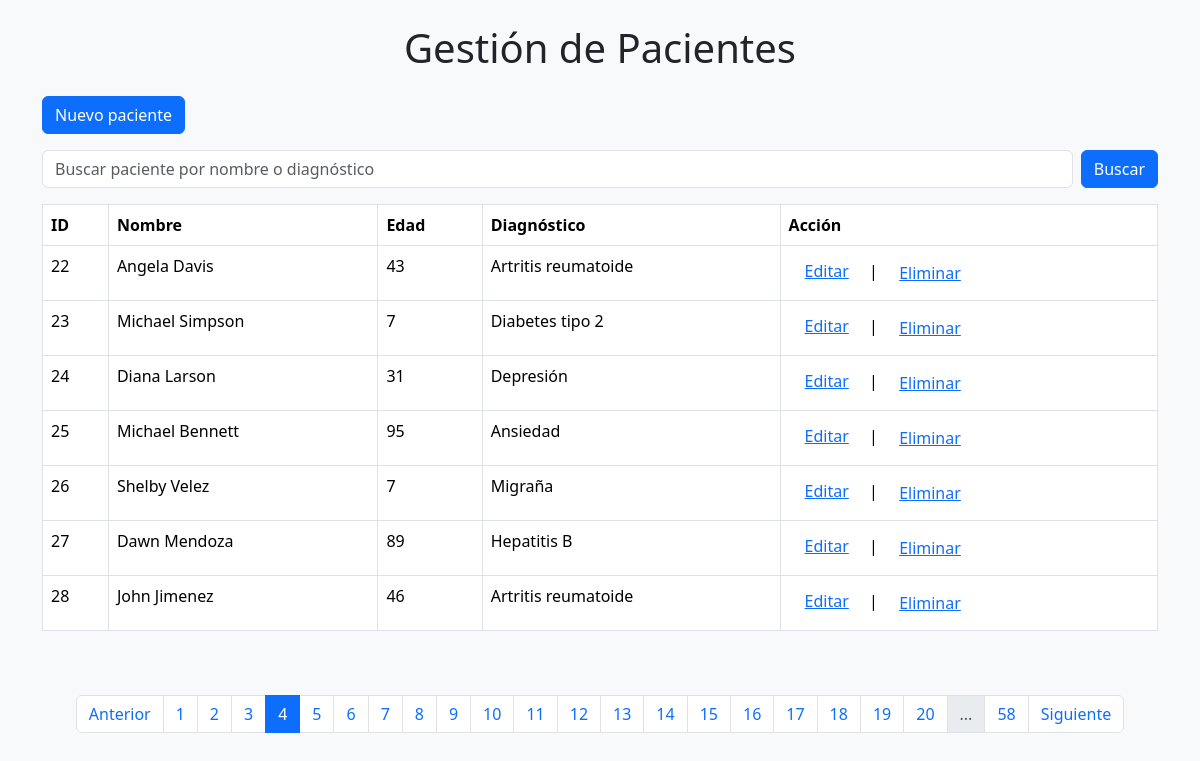
Screenshot of /?pagina=4&filtro= (signed in) with the database file from the repository.
### tables this page shows
CREATE TABLE Pacientes (
            id INTEGER PRIMARY KEY AUTOINCREMENT,
            nombre TEXT NOT NULL,
            edad INTEGER NOT NULL,
            diagnostico TEXT NOT NULL
        );

### app.py (the view)
@app.route('/')
def index():
    filtro = request.args.get('filtro', '')
    pagina = int(request.args.get('pagina', 1))
    por_pagina = 7
    pacientes, total = db.obtener_pacientes(filtro=filtro, pagina=pagina, por_pagina=por_pagina)
    total_paginas = (total + por_pagina - 1) // por_pagina
    return render_template('index.html', pacientes=pacientes,
                           filtro=filtro,
                           pagina=pagina,
                           total_paginas=total_paginas)

### app.py (called while the page is built)
@app.before_request
def requerir_login():
    rutas_libres = ['login', 'registro', 'static'] # Rutas que no requieren autenticación
    if request.endpoint not in rutas_libres and 'usuario' not in session:
        flash('Debes iniciar sesión para acceder a esta página.')
        return redirect(url_for('login'))

### templates/index.html (shortened to what this page needs)
{% extends "base.html" %}
{% block content %}
<a href="{{url_for('nuevo_paciente')}}" class="btn btn-primary mb-3">Nuevo paciente</a>
 <form action="{{ url_for('index') }}" method="get" class="mb-3 d-flex">
        <input type="text" name="filtro" class="form-control me-2" placeholder="Buscar paciente por nombre o diagnóstico" value="{{ filtro}}">
        <button type="submit" class="btn btn-primary">Buscar</button>
</form>
<table class="table table-bordered">
    <thead>
        <tr>
            <th>ID</th>
            <th>Nombre</th>
            <th>Edad</th>
            <th>Diagnóstico</th>
            <th>Acción</th>
        </tr>
    </thead>
    <tbody>
        {% if pacientes %}
        {% for paciente in pacientes %}
        <tr>
            <td>{{ paciente[0] }}</td>
            <td>{{ paciente[1] }}</td>
            <td>{{ paciente[2] }}</td>
            <td>{{ paciente[3] }}</td>
            <td><a href="{{ url_for('editar_paciente', id=paciente[0]) }}" class="m-3">Editar</a>&nbsp;|&nbsp;
                <form action="{{ url_for('eliminar_paciente', id=paciente[0]) }}" method="post" style="display:inline;"
                    onsubmit="return confirm('¿Estás seguro de que deseas eliminar este paciente?');">
                    <button type="submit" class="btn btn-link">Eliminar</button>
                </form>
            </td>
        </tr>
        {% endfor %}
        {% else %}
        <tr>
            <td colspan="3">No hay pacientes disponibles.</td>
        </tr>
        {% endif %}
    </tbody>
</table>
<br><br>
<div class="d-flex justify-content-center">
    <nav aria-label="Paginación">
        <ul class="pagination justify-content-center">
            {% if pagina > 1 %}
            <li class="page-item"><a class="page-link" href="{{ url_for('index', pagina=pagina-1, filtro=filtro) }}">Anterior</a>
            </li>
            {% endif %}
            {% set max_paginas_mostrar = 20 %}
            {% set mitad_rango = max_paginas_mostrar // 2 %}
            {% set inicio = pagina - mitad_rango if pagina - mitad_rango > 1 else 1 %}
            {% set fin = inicio + max_paginas_mostrar - 1 %}
            {% if fin > total_paginas%}
                {% set fin = total_paginas %}
                {%set inicio = fin - max_paginas_mostrar + 1 if fin - max_paginas_mostrar + 1 > 1 else 1 %}
            {% endif %}
            {% for p in range(inicio, fin + 1) %}
            <li class="page-item {% if p == pagina %}active{% endif %}"><a class="page-link" href="{{ url_for('index', pagina=p, filtro=filtro) }}">{{ p }}</a>
            </li>
            {% endfor %}
            {% if fin < total_paginas %}
            <li class = "page-item disabled"><span class="page-link">...</span></li>
            <li class = "page-item">
                <a class = "page-link" href="{{url_for('index', pagina=total_paginas, buscar=buscar, filtro=filtro) }}">{{ total_paginas }}</a>
            </li>
            {% endif %}
            {% if pagina < total_paginas %}
            <li class="page-item"><a class="page-link" href="{{ url_for('index', pagina=pagina+1, filtro=filtro) }}">Siguiente</a>
            </li>
            {% endif %}
        </ul>
    </nav>
</div>
{% endblock %}

### rows the page displays
Pacientes: id "22", nombre "Angela Davis", edad "43", diagnostico "Artritis reumatoide"
Pacientes: id "23", nombre "Michael Simpson", edad "7", diagnostico "Diabetes tipo 2"
Pacientes: id "24", nombre "Diana Larson", edad "31", diagnostico "Depresión"
Pacientes: id "25", nombre "Michael Bennett", edad "95", diagnostico "Ansiedad"
Pacientes: id "26", nombre "Shelby Velez", edad "7", diagnostico "Migraña"
Pacientes: id "27", nombre "Dawn Mendoza", edad "89", diagnostico "Hepatitis B"
Pacientes: id "28", nombre "John Jimenez", edad "46", diagnostico "Artritis reumatoide"

### other values shown
{{ p }} "1" "2" "3" "4" "5" "6" "7" "8" "9" "10" "11" "12" "13" "14" "15" "16" "17" "18" "19" "20"
{{ total_paginas }} "58"
